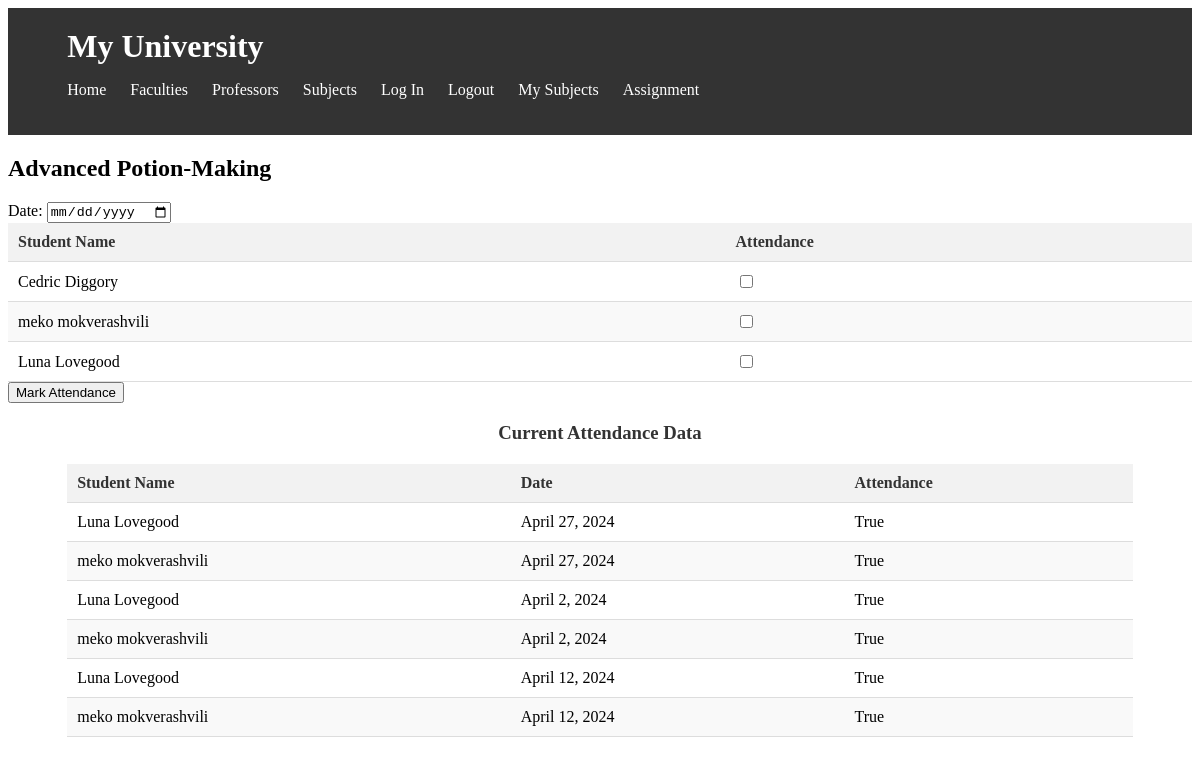
The page /mark_attendance/1/ (signed in) on the database as committed earlier.
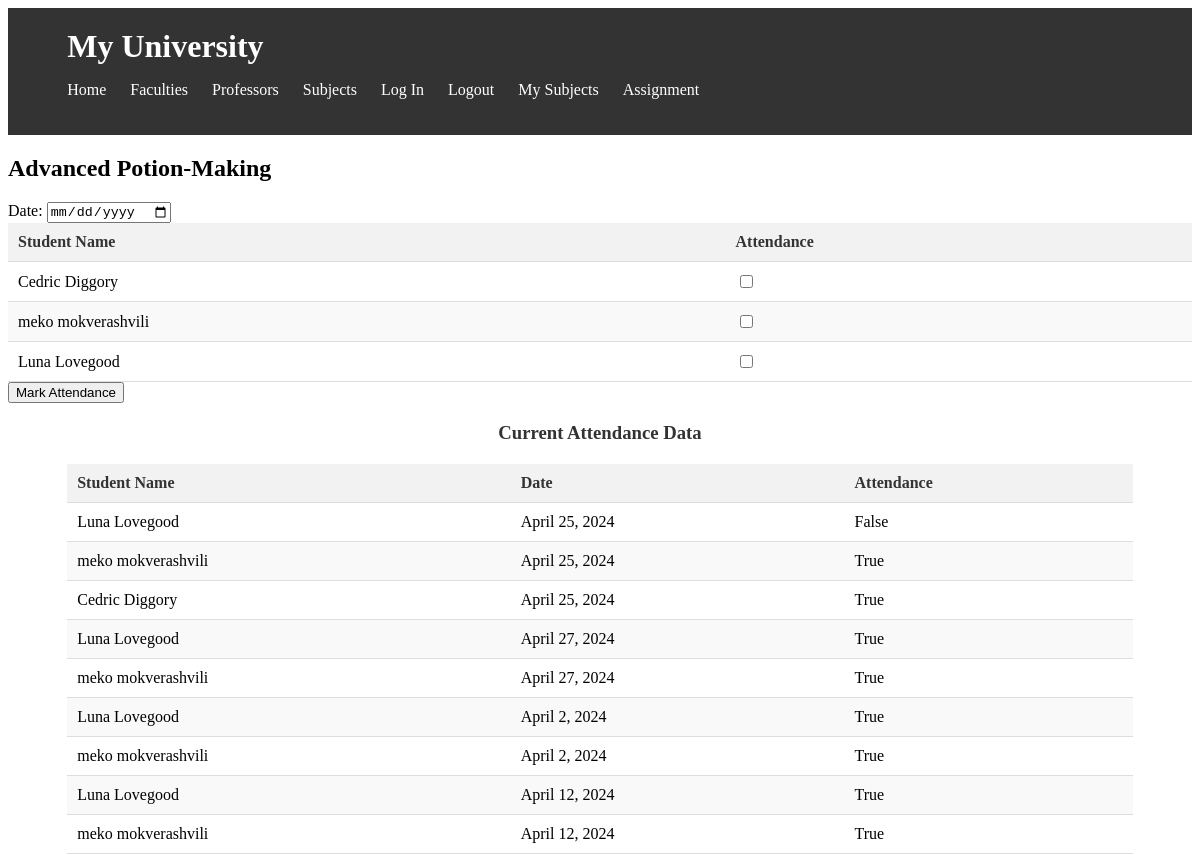
The same page on the database as committed later.
### university/models/course.py (models this page shows, shortened)
class Course(models.Model):
    name = models.CharField(max_length=100, verbose_name=_('Course Name'))
    description = models.TextField(verbose_name=_('Description'))
    professor = models.ForeignKey('university.Professor', on_delete=models.CASCADE, related_name='courses',
                                  verbose_name=_('Professor'), blank=True, null=True)
    syllabus = models.FileField(upload_to='university/syllabus/', verbose_name=_('Syllabus'))
    number_of_credits = models.PositiveIntegerField(verbose_name=_('Number of Credits'), default=0, blank=True)
    created_at = models.DateTimeField(auto_now_add=True, verbose_name=_('Created At'))
    updated_at = models.DateTimeField(auto_now=True, verbose_name=_('Updated At'))
    class Meta:
        verbose_name = _('Course')
        verbose_name_plural = _('Courses')
        ordering = ('-created_at',)

### university/models/Taking_Subjects.py (models this page shows, shortened)
class TakingSubjects(models.Model):
    student = models.ForeignKey(Student, on_delete=models.CASCADE, related_name='taken_subjects',
                                 verbose_name=_('Student'))
    course = models.ForeignKey(Course, on_delete=models.CASCADE, related_name='students_taking',
                               verbose_name=_('Course'))
    semester = models.PositiveIntegerField(verbose_name=_('Semester'), default=1,
                                           validators=[MinValueValidator(1), MaxValueValidator(8)])  # Assuming a semester range from 1 to 8
    created_at = models.DateTimeField(auto_now_add=True, verbose_name=_('Created At'))
    updated_at = models.DateTimeField(auto_now=True, verbose_name=_('Updated At'))
    class Meta:
        verbose_name = _('Taking Subject')
        verbose_name_plural = _('Taking Subjects')
        ordering = ('-created_at',)

### university/models/student.py (models this page shows, shortened)
class Student(models.Model):
    user = models.OneToOneField(User, on_delete=models.SET_NULL, related_name='student', null=True, blank=True)
    first_name = models.CharField(max_length=100, verbose_name=_('First Name'))
    last_name = models.CharField(max_length=100, verbose_name=_('Last Name'))
    email = models.EmailField(max_length=100, verbose_name=_('Email'), default='', blank=True)
    gpa = models.FloatField(
        verbose_name='GPA',
        validators=[MaxValueValidator(4.0)],
        default=0.0
    )
    faculty = models.ForeignKey('university.Faculty', on_delete=models.CASCADE, related_name='students',
                                verbose_name=_('Faculty'), blank=True, null=True)
    created_at = models.DateTimeField(auto_now_add=True, verbose_name=_('Created At'))
    updated_at = models.DateTimeField(auto_now=True, verbose_name=_('Updated At'))
    class Meta:
        verbose_name = _('Student')
        verbose_name_plural = _('Students')
        ordering = ('-created_at',)

### university/models/attendance.py (models this page shows, shortened)
class Attendance(models.Model):
    student = models.ForeignKey(Student, on_delete=models.CASCADE, related_name='attendances',
                                 verbose_name=_('Student'))
    course = models.ForeignKey(Course, on_delete=models.CASCADE, related_name='attendances',
                               verbose_name=_('Course'))
    date = models.DateField(verbose_name=_('Date'))
    is_present = models.BooleanField(default=True, verbose_name=_('Is Present'))
    created_at = models.DateTimeField(auto_now_add=True, verbose_name=_('Created At'))
    updated_at = models.DateTimeField(auto_now=True, verbose_name=_('Updated At'))
    class Meta:
        verbose_name = _('Attendance')
        verbose_name_plural = _('Attendances')
        ordering = ('-created_at',)

### university/views/professor.py (the view, shortened to what this page needs)
# urls.py: path('mark_attendance/<int:subject_id>/', mark_attendance, name='mark_attendance'),
@login_required
def mark_attendance(request, subject_id):
    all_attendance = Attendance.objects.filter(course=subject_id)
    subject = get_object_or_404(Course, id=subject_id)
    students_taking_course = TakingSubjects.objects.filter(course=subject)
    courses_with_students = [{'course': subject, 'students': students_taking_course}]
    return render(request, 'university/mark_attendance.html',
                  {'courses_with_students': courses_with_students, 'all_attendance': all_attendance})

### university/templates/university/mark_attendance.html (shortened to what this page needs)
{% include 'university/header.html' %}
{% for course_with_students in courses_with_students %}
    <h2>{{ course_with_students.course.name }}</h2>
    <form method="post">
        <label for="date">Date:</label>
        <input type="date" id="date" name="date">
        <table>
            <thead>
                <tr>
                    <th>Student Name</th>
                    <th>Attendance</th>
                </tr>
            </thead>
            <tbody>
                {% for student in course_with_students.students %}
                    <tr>
                        <td>{{ student.student.first_name }} {{ student.student.last_name }}</td>
                        <td>
                            <input type="checkbox" name="attended_{{ student.student.id }}" value="True">
                        </td>
                    </tr>
                {% endfor %}
            </tbody>
        </table>
        <button type="submit">Mark Attendance</button>
    </form>
    <div class="container">
        <h3>Current Attendance Data</h3>
        <table>
            <thead>
                <tr>
                    <th>Student Name</th>
                    <th>Date</th>
                    <th>Attendance</th>
                </tr>
            </thead>
            <tbody>
                {% for attendance in all_attendance %}
                    <tr>
                        <td>{{ attendance.student.first_name }} {{ attendance.student.last_name }}</td>
                        <td>{{ attendance.date }}</td>
                        <td>{{ attendance.is_present }}</td>
                    </tr>
                {% endfor %}
            </tbody>
        </table>
    </div>
{% endfor %}

### university/templates/university/header.html (shortened to what this page needs)
<header class="site-header">
    <div class="container">
        <h1 class="site-title">My University</h1>
        <nav class="site-navigation">
            <ul>
                <li><a href="{% url 'home' %}">Home</a></li>
                <li><a href="{% url 'faculties' %}">Faculties</a></li>
                <li><a href="{% url 'professors' %}">Professors</a></li>
                <li><a href="{% url 'subjects' %}">Subjects</a></li>
                <li><a href="{% url 'login' %}"> Log In </a></li>
                <li><a href="{% url 'logout' %}">Logout</a></li>
                {% if request.user.is_authenticated and request.user.student %}
                    <li><a href="{% url 'my_subjects' %}">My Subjects</a></li>
                {% endif %}
                {% if request.user.is_authenticated and not request.user.is_superuser  %}
                    <li><a href="{% url 'assignments' %}"> Assignment</a></li>
                {% endif %}
            </ul>
        </nav>
    </div>
</header>

### university/templates/university/header.html (style rules this page uses)
.site-header { background-color: #333; color: #fff; padding: 20px 0; }
.container { width: 90%; margin: 0 auto; }
.site-title { margin: 0; }
.site-navigation ul { list-style: none; padding: 0; }
.site-navigation li { display: inline; margin-right: 20px; }
.site-navigation a { color: #fff; text-decoration: none; }

### university/templates/university/mark_attendance.html (style rules this page uses)
h3 { text-align: center; margin-bottom: 20px; color: #333; }
table { width: 100%; border-collapse: collapse; }
th, td { padding: 10px; text-align: left; border-bottom: 1px solid #ddd; }
th { background-color: #f2f2f2; color: #333; }
tr:nth-child(even) { background-color: #f9f9f9; }

Rows that differ between the two databases and show on the page:
added Attendance: student.first_name "Luna", student.last_name "Lovegood", date "April 25, 2024", is_present "False"
added Attendance: student.first_name "meko", student.last_name "mokverashvili", date "April 25, 2024", is_present "True"
added Attendance: student.first_name "Cedric", student.last_name "Diggory", date "April 25, 2024", is_present "True"
